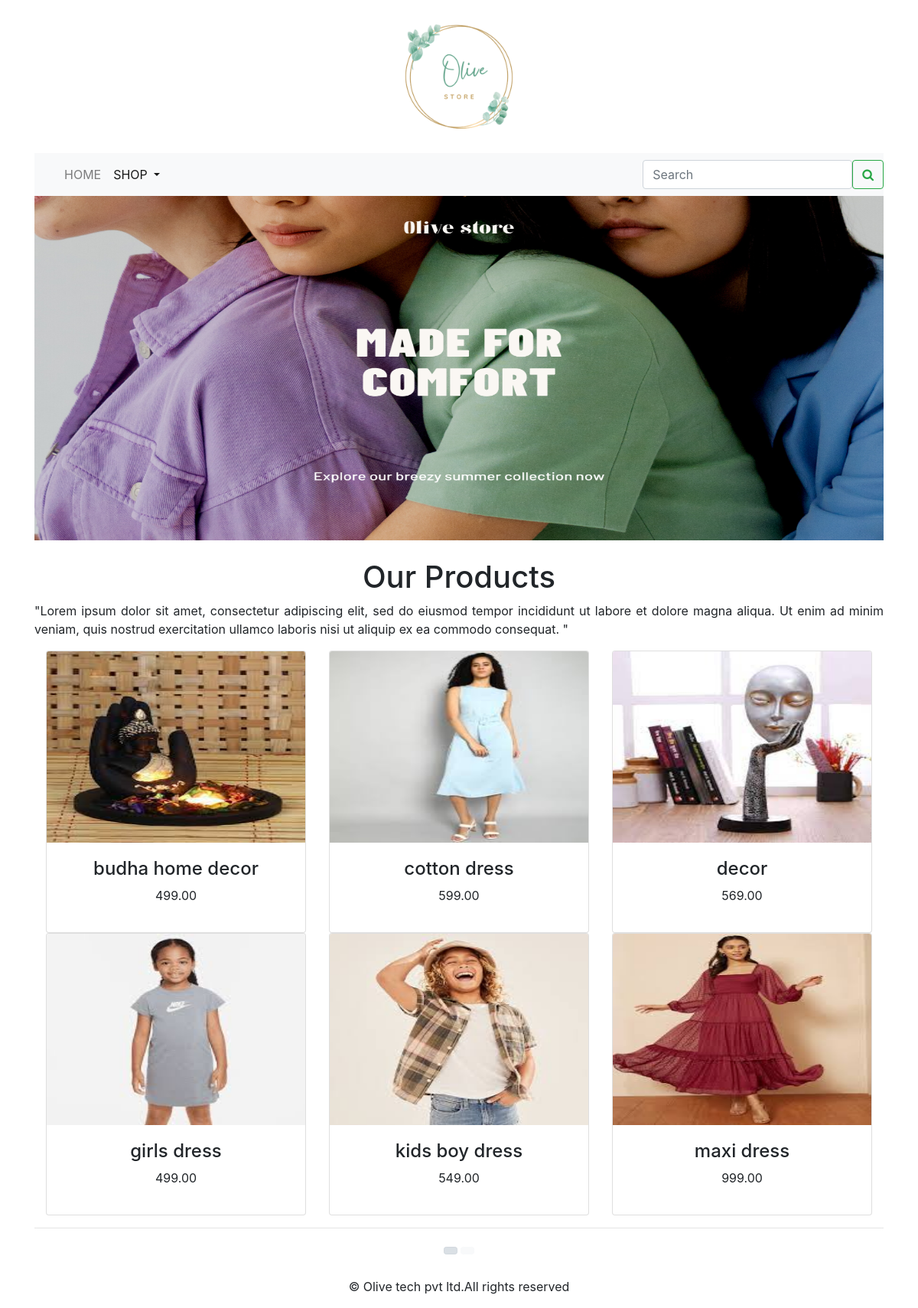
The app's page /shop/ with its own data.
### shop/models.py (models this page shows, shortened)
class Product(models.Model):
    name=models.CharField(max_length=250,unique=True)
    slug=models.SlugField(max_length=250,unique=True)
    description=models.TextField(blank=True)
    price=models.DecimalField(max_digits=10,decimal_places=2)
    category=models.ForeignKey(Category,on_delete=models.CASCADE)
    image=models.ImageField(upload_to='product', blank=True)
    stock=models.IntegerField()
    available=models.BooleanField(default=True)
    created=models.DateTimeField(auto_now_add=True)
    updated=models.DateTimeField(auto_now=True)
    def get_url(self):
         return reverse('shop:prodCatdetail',args=[self.category.slug,self.slug])
    class Meta:
        ordering = ('name',)
        verbose_name = 'product'
        verbose_name_plural = 'products'

### shop/views.py (the view)
# urls.py: path('',views.allProdCat,name='allProdCat'),
def allProdCat(request, c_slug=None):
    c_page = None
    products_list = None
    if c_slug != None:
        c_page = get_object_or_404(Category, slug=c_slug)
        products_list = Product.objects.all().filter(category=c_page, available=True)
    else:
        products_list = Product.objects.all().filter(available=True)
        paginator = Paginator(products_list, 6)
        try:
            page = int(request.GET.get('page', '1'))
        except:
            page = 1
        try:
            products = paginator.page(page)
        except (EmptyPage, InvalidPage):
            products = paginator.page(paginator.num_pages)
    return render(request, "category.html", {'category': c_page, 'products': products})

### cart/context_processors.py (called while the page is built)
def counter(request):
    item_count=0
    if 'admin' in request.path:
        return {}
    else:
        try:
            cart=Cart.objects.filter(cart_id=_cart_id(request))
            car_item=CartItem.objects.all().filter(cart=cart[:1])
            for cart_item in car_item:
                item_count += cart_item.quantity
        except Cart.DoesNotExist:
            item_count=0
    return dict(item_count=item_count)

### cart/views.py (called while the page is built)
def _cart_id(request):
    cart=request.session.session_key
    if not cart:
        cart=request.session.create()
    return cart

### shop/context_processors.py (called while the page is built)
def menu_links(request):
    links=Category.objects.all()
    return dict(links=links)

### shop/models.py (called while the page is built)
    def get_url(self):
        return reverse('shop:product_by_category',args=[self.slug])

### templates/category.html (shortened to what this page needs)
{% extends 'base.html' %}
{% load static %}
{% block content %}
<div class="mx_auto">
    {% if category %}
    <img class="my_image"  src="{{category.image.url}}" alt="{{category.name}}" width="1110px">
</div>
     <br>
<div>
    <h1 class="text-center my_title"> {{category.name}}</h1>
    <p class="text-justify">{{category.description}}</p>
</div>
      {% else %}
<div>
<img class="my_image my_image_padding" src="{% static 'img/banner.png' %}" alt="our products" height="450px" width="1110px">
</div>
<br>
<div>
    <h1 class="text-center my_title"> Our Products</h1>
    <p class="text-justify">"Lorem ipsum dolor sit amet, consectetur adipiscing elit, sed do eiusmod tempor incididunt ut labore et dolore magna aliqua. Ut enim ad minim veniam, quis nostrud exercitation ullamco laboris nisi ut aliquip ex ea commodo consequat. "</p>
</div>
   {% endif %}
<div class="container">
    <div class="row mx_auto">
        {% for products in products.object_list %}
        <div class="my_bottom_margin col-9 col-sm-12 col-md-4 xol-lg-4">
            <div class="card text-center" style="min-width:18rem;">
                <a href="{{products.get_url}}"> <img class="card-img-top my_image" src="{{products.image.url}}" alt="{{products.name}}" width="250px" height="250px"> </a>
                <div class="card-body">
                   <h4>{{products.name}}</h4>
                    <p>{{products.price}}</p>
            </div>
        </div>
        </div>
        {% endfor %}
    </div>
</div>
<div>
    <div class="mx-auto">
        {% if products.paginator.num_pages > 1 %}
        <hr>
        <div class="text-center">
            {% for pg in products.paginator.page_range %}
              <a href="?page={{pg}}" class="btn btn-light btn-sm {% if products.number == pg %} active {% endif %}"{{pg}}></a>
           {% endfor %}
        </div>
        {% endif %}
    </div><br>
</div>
{% endblock %}

### templates/base.html (shortened to what this page needs)
{% load static %}
<!DOCTYPE html>
<html lang="en">
<head>
    <link rel="stylesheet" href="{% static 'css/custom/css' %}">
    <link href="https://maxcdn.bootstrapcdn.com/font-awesome/4.2.0/css/font-awesome.min.css" rel="stylesheet">
    <link rel="stylesheet" href="{% static 'css/bootstrap.min.css' %}" >
</head>
<body>
<div class="container">
{% include 'header.html' %}
{% include 'nav.html' %}
{% block content %}
{% endblock %}
</div>
{% include 'footer.html' %}
</body>
</html>

### templates/header.html
{% load static %}
<header>
    <center>
     <a href="{% url 'shop:allProdCat' %}"></a>   <img src="{% static 'img/logo.png' %}" alt="logimg" width="200px" height="200px">
    </center>
</header>

### templates/nav.html (shortened to what this page needs)
<nav class="navbar navbar-expand-lg navbar-light bg-light">
  <div class="container-fluid">
    <div class="collapse navbar-collapse" id="navbarSupportedContent">
      <ul class="navbar-nav me-auto mb-2 mb-lg-0">
        <li class="nav-item">
          <a class="nav-link" href="#">HOME </a>
        </li>
        <li class="nav-item dropdown {% if 'shop' in request.path %} active {% endif %}">
          <a class="nav-link dropdown-toggle" href="#" id="navbarDropdown" role="button" data-bs-toggle="dropdown" aria-expanded="false">
            SHOP
          </a>
        </li>
      </ul>
      <form class="d-flex" style="position: absolute; right:0;" method="get" action="{% url 'search_app:SearchResult' %}">
        <input class="form-control me-2" type="search" placeholder="Search" name="q" aria-label="Search">
        <button class="btn btn-outline-success" type="submit"><i class="fa fa-search" ></i></button>
      </form>
    </div>
  </div>
</nav>

### templates/footer.html
<div class="footer nav-fixed-bottom my_footer">
    <p class="text-center">&copy; Olive tech pvt ltd.All rights reserved</p>
</div>

### records on screen
Product: image (picture), name "budha home decor", price "499.00"
Product: image (picture), name "cotton dress", price "599.00"
Product: image (picture), name "decor", price "569.00"
Product: image (picture), name "girls dress", price "499.00"
Product: image (picture), name "kids boy dress", price "549.00"
Product: image (picture), name "maxi dress", price "999.00"
